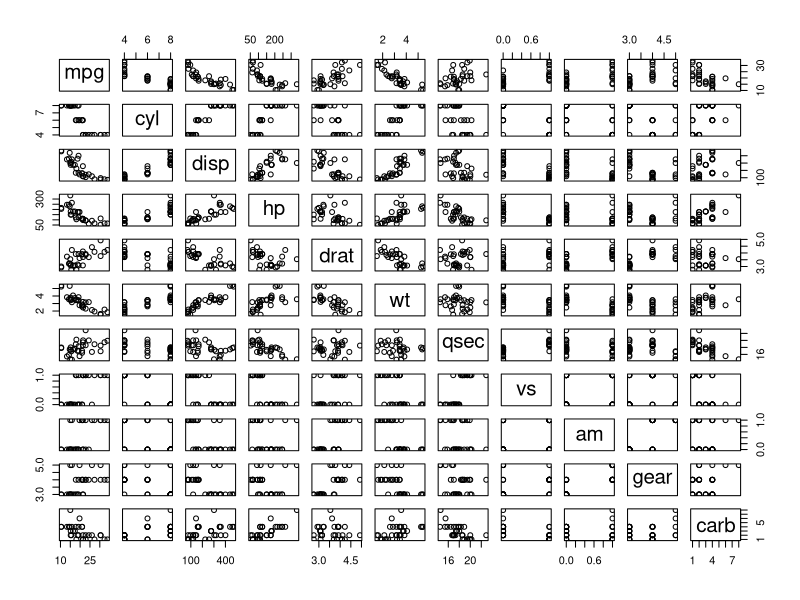
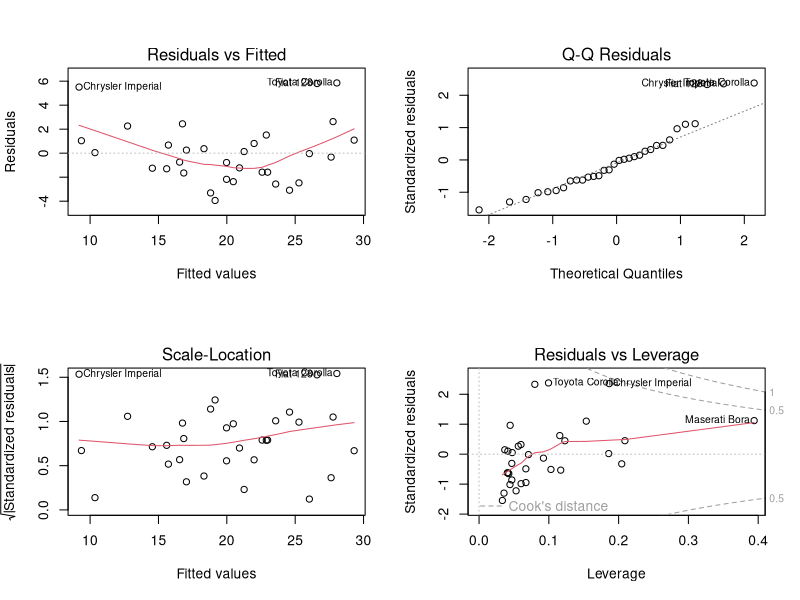
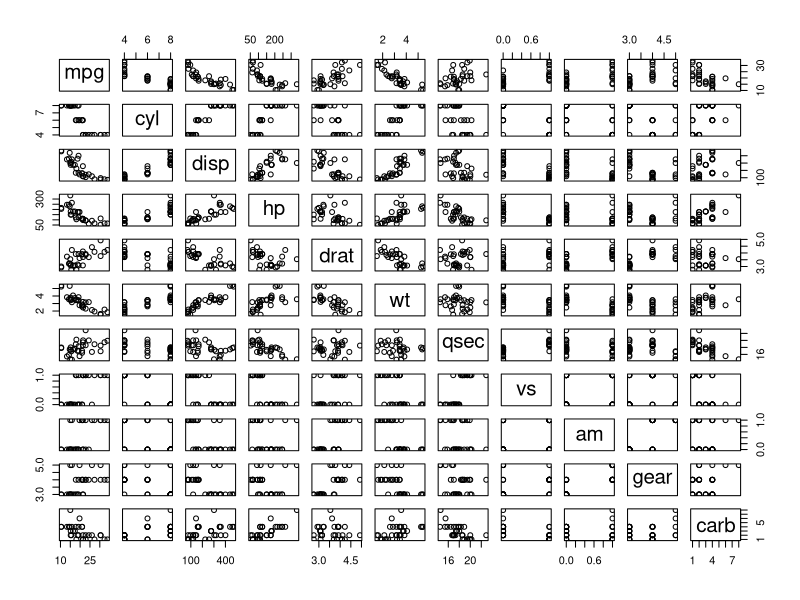
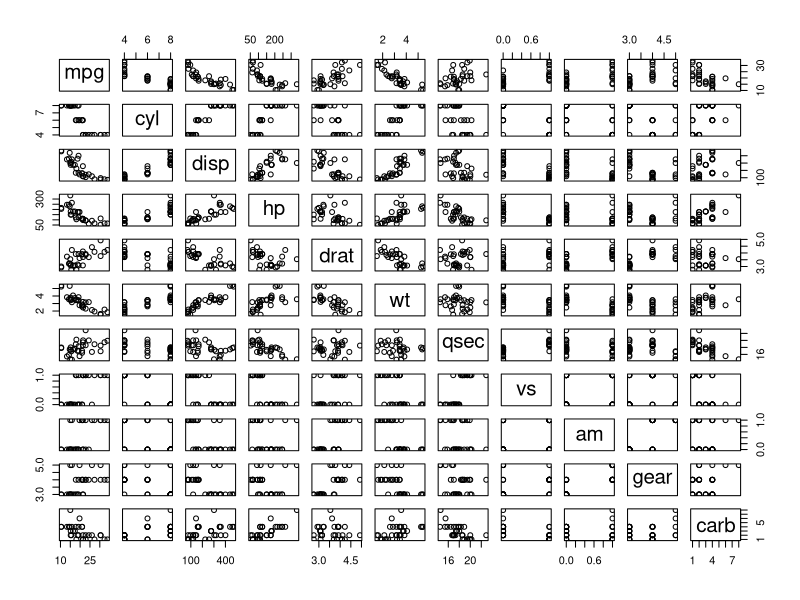

The R script that drew these images, in order:
## ---- chunk 1
data(mtcars)
head(mtcars)
summary(mtcars)
cor(mtcars)
pairs(mtcars)
## ---- chunk 2
model <- lm(mpg ~ wt + hp, data = mtcars)
summary(model)  #significancia de parámetros y modelo, R^2adj
## ---- chunk 3
par(mfrow = c(2, 2))
plot(model)    #residuales: linealidad , normalidad,
               #homocedasticidad, y puntos influyentes
## ---- chunk 4
library(lmtest)
# Breusch-Pagan test (prueba de homocedasticidad)
bptest(model)
## ---- chunk 5
# Shapiro-Wilk test (normalidad de los residuales)
shapiro.test(residuals(model))

library(car)
vif(model)  #Variance Inflation Factor,si es >10 hay multicolinealidad)
## ---- chunk 6
data(mtcars)
head(mtcars)
summary(mtcars)
cor(mtcars)
pairs(mtcars)
## ---- chunk 7
#Modelo nulo (ningún predictor)
modelo_nulo <- lm(mpg ~ 1, data = mtcars)
#Modelo completo (con todos los predictores)
modelo_completo <- lm(mpg ~ ., data = mtcars)
## ---- chunk 8
modelo_forward_AIC <- step(modelo_nulo, 
                           scope = list(lower = modelo_nulo, upper = modelo_completo), 
                           direction = "forward")
## ---- chunk 9
summary(modelo_forward_AIC)
## ---- chunk 10
modelo_forward_BIC <- step(
  modelo_nulo, 
  scope = list(lower = modelo_nulo, upper = modelo_completo), 
  direction = "forward", 
  k = log(nrow(mtcars)) # k = log(n) para BIC
  ) 
## ---- chunk 11
summary(modelo_forward_BIC)
## ---- chunk 12
data(mtcars)
head(mtcars)
summary(mtcars)
cor(mtcars)
pairs(mtcars)
## ---- chunk 13
#Modelo nulo (ningún predictor)
modelo_nulo <- lm(mpg ~ 1, data = mtcars)
#Modelo completo (con todos los predictores)
modelo_completo <- lm(mpg ~ ., data = mtcars)
## ---- chunk 14
modelo_backward_AIC <- step(
  modelo_nulo, 
  scope = list(lower = modelo_nulo, upper = modelo_completo), 
  direction = "backward"
  )
## ---- chunk 15
summary(modelo_backward_AIC)
## ---- chunk 16
modelo_backward_BIC <- step(
  modelo_nulo, 
  scope = list(lower = modelo_nulo, upper = modelo_completo), 
  direction = "backward", 
  k = log(nrow(mtcars)) # k = log(n) para BIC
  ) 
## ---- chunk 17
summary(modelo_backward_BIC)
